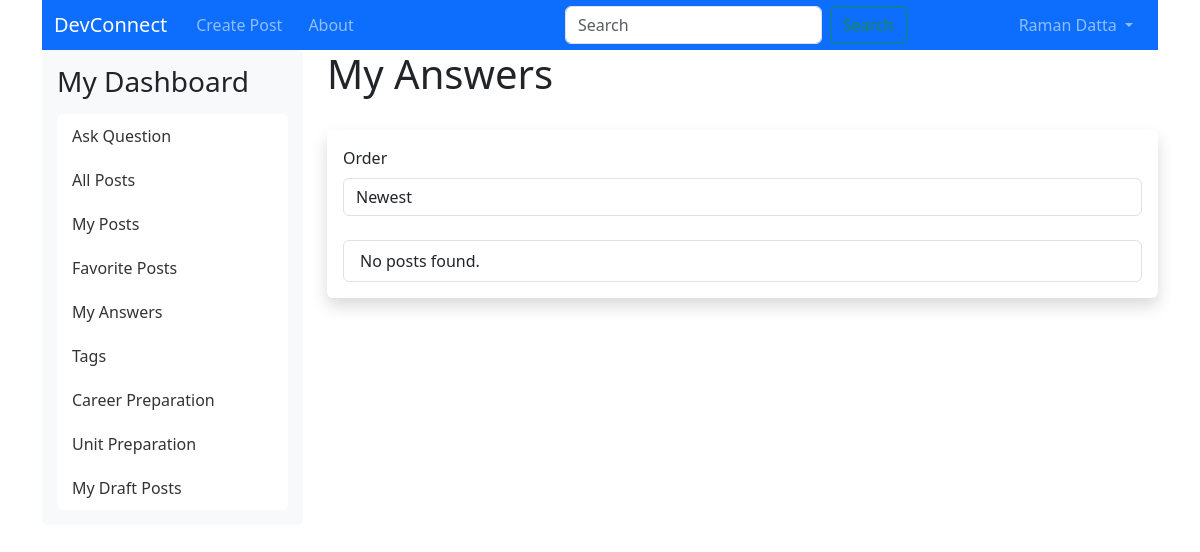
/my_answers (signed in), run on an earlier commit of the app's database.
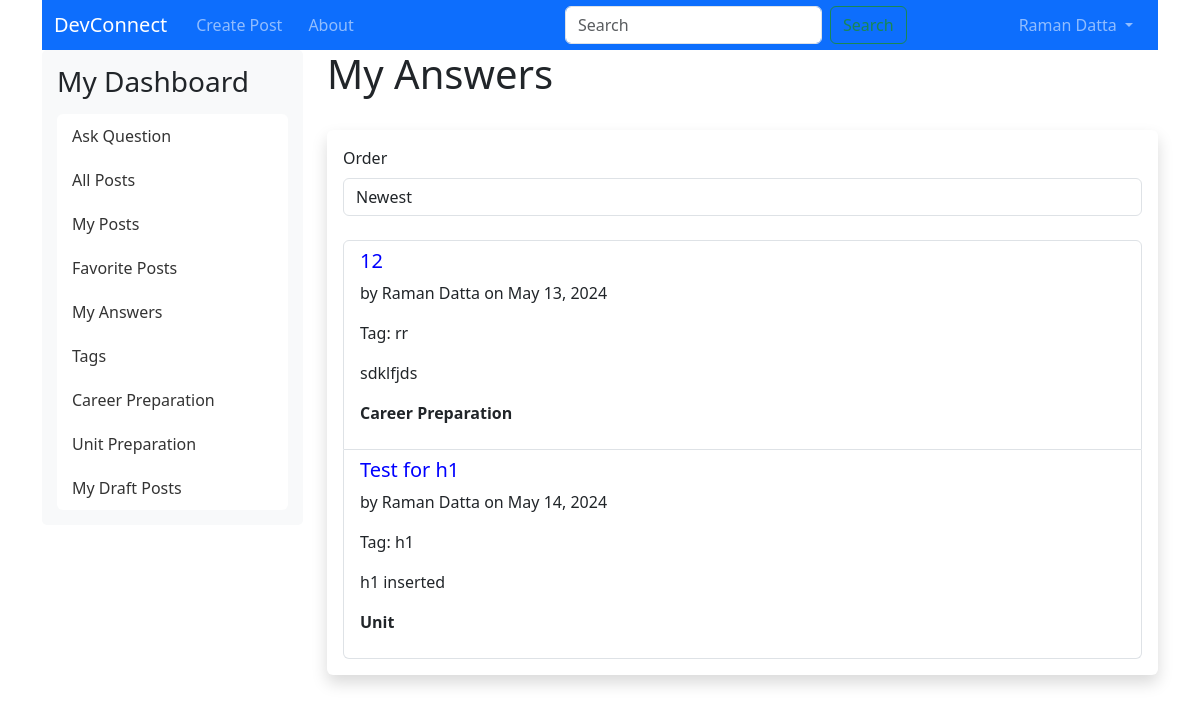
And on a later commit of the database.
### app/models/model.py (models this page shows, shortened)
class Posts(db.Model):
    __tablename__ = "posts"
    id = db.Column(db.Integer, primary_key=True)
    title = db.Column(db.String(255), nullable=False)
    content = db.Column(db.Text, nullable=False)
    author_id = db.Column(db.Integer, db.ForeignKey('users.id'))
    date_posted = db.Column(db.DateTime, default=datetime.utcnow)
    deleted = db.Column(db.Boolean, default=False)
    answered = db.Column(db.Boolean, default=False)
    tag_id = db.Column(db.Integer, db.ForeignKey('tags.id'))
    career_preparation = db.Column(db.Boolean, default=False)
    is_draft = db.Column(db.Boolean, default=False)  # New column to indicate if the post is a draft
    author = db.relationship('User', backref=db.backref('posts', lazy=True))
    tag = db.relationship('Tag', backref=db.backref('posts', lazy=True))

class User(UserMixin, db.Model):
    __tablename__ = "users"
    id = db.Column(db.Integer, primary_key=True)
    first_name = db.Column(db.String(100), nullable=False)
    last_name = db.Column(db.String(100), nullable=False)
    uwa_id = db.Column(db.String(100), unique=True, nullable=False)
    email = db.Column(db.String(100), unique=True, nullable=False)
    major = db.Column(db.String(100), nullable=False)
    password_hash = db.Column(db.String(200), nullable=False)
    user_image = db.Column(db.String(200))
    is_disabled = db.Column(db.Boolean, default=False)
    timestamp = db.Column(db.DateTime, default=datetime.utcnow)
    role = db.Column(db.String(100))
    def __repr__(self):
        return f'<User {self.email}>'
    @property
    def is_active(self):
        return not self.is_disabled

class Tag(db.Model):
    __tablename__ = "tags"
    id = db.Column(db.Integer, primary_key=True)
    tag = db.Column(db.String(100), nullable=False)

### app/controllers/main_controller.py (the view)
@main.route('/my_answers')
@login_required
def my_answers():
    form = FilterSortForm()
    posts_with_my_replies = (
        db.session.query(Posts)
        .join(Reply, Posts.id == Reply.post_id)
        .filter(Reply.author_id == current_user.id, Posts.is_draft == False)
        .all()
    )
    return render_template('main/my_answers.html', posts=posts_with_my_replies, form=form)

### app/forms.py
class FilterSortForm(FlaskForm):
    filter_by = SelectField('Filter By', choices=[('author', 'Author'), ('title', 'Title'), ('tag', 'Tag')], validators=[DataRequired()])
    filter_value = StringField('Filter Value')
    order = SelectField('Order', choices=[('asc', 'Ascending'), ('desc', 'Descending')], validators=[DataRequired()])
    submit = SubmitField('Apply')

### app/controllers/main_controller.py (called while the page is built)
@main.before_app_request
def add_tags_to_sidebar():
    if current_user.is_authenticated:
        tags_with_counts = db.session.query(
            Tag.id,
            Tag.tag,
            func.count(Posts.id).label('post_count')
        ).join(Posts, Posts.tag_id == Tag.id).group_by(Tag.id).all()
        g.tags = tags_with_counts
    else:
        g.tags = []

### app/templates/main/my_answers.html (shortened to what this page needs)
{% extends "includes/layout.html" %}
{% block content %}
<h1>My Answers{% if search_query %} - Search Results for "{{ search_query }}"{% endif %}</h1>
<br/>
<div class="shadow p-3 mb-5 bg-body rounded">
    <form id="filter-sort-form" method="POST" action="{{ url_for('main.my_answers') }}" class="mb-4">
        <div class="mb-3">
            {{ form.order.label(class="form-label") }}
            {{ form.order(class="form-control", id="order") }}
        </div>
    </form>
    <ul class="list-group" id="posts-list">
        {% for post in posts %}
        <li class="list-group-item">
            <h5><a href="{{ url_for('main.view_post', post_id=post.id, origin='my_answers') }}">{{ post.title }}</a></h5>
            <p>by {{ post.author.first_name }} {{ post.author.last_name }} on {{ post.date_posted.strftime('%B %d, %Y') }}</p>
            <p>Tag: {{ post.tag.tag if post.tag else 'N/A' }}</p>
            <p>{{ post.content|safe }}</p>
            <p><strong>{{ 'Career Preparation' if post.career_preparation else 'Unit' }}</strong></p>
        </li>
        {% endfor %}
        {% if not posts %}
        <li class="list-group-item">No posts found.</li>
        {% endif %}
    </ul>
</div>
{% endblock %}

### app/templates/includes/layout.html (shortened to what this page needs)
<!DOCTYPE html>
<html lang="en">
<head>
    <link rel="stylesheet" href="https://cdn.jsdelivr.net/npm/bootstrap@5.3.3/dist/css/bootstrap.min.css">
    <link rel="stylesheet" href="https://cdnjs.cloudflare.com/ajax/libs/font-awesome/5.14.0/css/all.min.css" />
    <link rel="stylesheet" href="{{ url_for('static', filename='css/main.css') }}">
</head>
<body>
<div class="container">
    {% include "includes/nav.html" %}
    <div class="row">
        {% if current_user.is_authenticated %}
        <div class="col-md-3">
            <div class="sidebar">
                <h3>My Dashboard</h3>
                <ul class="list-group">
                    <li class="list-group-item"><a href="{{ url_for('main.add_post') }}">Ask Question</a></li>
                    <li class="list-group-item"><a href="{{ url_for('main.posts') }}">All Posts</a></li>
                    <li class="list-group-item"><a href="{{ url_for('main.my_posts') }}">My Posts</a></li>
                    <li class="list-group-item"><a href="{{ url_for('main.my_favorites') }}">Favorite Posts</a></li>
                    <li class="list-group-item"><a href="{{ url_for('main.my_answers') }}">My Answers</a></li>
                    <li class="list-group-item"><a href="{{ url_for('main.tags') }}">Tags</a></li>
                    <li class="list-group-item"><a href="{{ url_for('main.career') }}">Career Preparation</a></li>
                    <li class="list-group-item"><a href="{{ url_for('main.uni_preparation') }}">Unit Preparation</a></li>
                    <li class="list-group-item"><a href="{{ url_for('main.drafts') }}">My Draft Posts</a></li>
                </ul>
            </div>
        </div>
        <div class="col-md-9">
        {% else %}
        <div class="col-md-12">
        {% endif %}
            {% block content %}{% endblock %}
        </div>
    </div>
</div>
</body>
</html>

### app/templates/includes/nav.html (shortened to what this page needs)
<header>
    <nav class="navbar navbar-expand-lg navbar-dark bg-primary p-0" style="padding-top: 0.5rem; padding-bottom: 0.5rem;">
        <div class="container-fluid">
            <a class="navbar-brand" href="{{ url_for('main.posts') }}">DevConnect</a>
            <div class="collapse navbar-collapse" id="navbarNav">
                <ul class="navbar-nav me-auto p-0">
                    <li class="nav-item">
                        <a href="{{ url_for('main.add_post') }}" class="nav-link {{ 'active' if request.path == url_for('main.add_post') else '' }}">Create Post</a>
                    </li>
                    <li class="nav-item">
                        <a href="{{ url_for('main.about') }}" class="nav-link {{ 'active' if request.path == url_for('main.about') else '' }}">About</a>
                    </li>
                </ul>
                <form class="d-flex ms-auto" method="GET" action="{{ url_for('main.search') }}">
                    <input class="form-control me-2" type="search" name="q" placeholder="Search" aria-label="Search" value="{{ request.args.get('q', '') }}">
                    <button class="btn btn-outline-success" type="submit">Search</button>
                </form>
                {% if 'logged_in' in session and session['logged_in'] %}
                    <ul class="navbar-nav ms-auto">
                        <li class="nav-item dropdown">
                            <a class="nav-link dropdown-toggle" href="#" id="navbarDropdownMenuLink" role="button" data-bs-toggle="dropdown" aria-expanded="false">
                                {{ session['user_name'] }}
                            </a>
                        </li>
                    </ul>
                {% else %}
                    <div class="navbar-nav ms-auto">
                        <a href="{{ url_for('auth.login') }}" class="btn btn-outline-light me-2">Login</a>
                        <a href="{{ url_for('auth.register') }}" class="btn btn-success">Sign Up</a>
                    </div>
                {% endif %}
            </div>
        </div>
    </nav>
</header>

### app/static/css/main.css (style rules this page uses)
:root { --blue: #27348b; --gold: #e2b600; --silver: #ececec; --red-700: #a92247; --red-800: #de2851; --red-900: #e42313; --orange: #e84e0f; --orange-400: #f49700; --yellow: #fdc300; --darkblue:#003869; --black-800: #1488ca; --lightblue:#48bed8; }
* { box-sizing: border-box; }
*:before, *:after { box-sizing: border-box; }
html { position: relative; min-height: 100%; }
body { margin-bottom: 60px; }
header { text-align: center; }
li { display: inline; padding: 5px; }
a { text-decoration: none; color: blue; }
.sidebar { background: #f8f9fa; padding: 15px; border-radius: 5px; }
.sidebar h3 { margin-bottom: 15px; }
.sidebar .list-group-item { border: none; padding: 10px 15px; }
.sidebar .list-group-item a { text-decoration: none; color: #333; }

What changed in the data, as far as the page shows it:
now on this page (row edited): Posts: title "12", author.first_name "Raman", author.last_name "Datta", date_posted "May 13, 2024", tag "rr", content "sdklfjds", career_preparation "Career Preparation"
now on this page (row edited): Posts: title "Test for h1", author.first_name "Raman", author.last_name "Datta", date_posted "May 14, 2024", tag "h1", content "h1 inserted", career_preparation "Unit"
Also different on the page:
text no longer shown: "No posts found."
